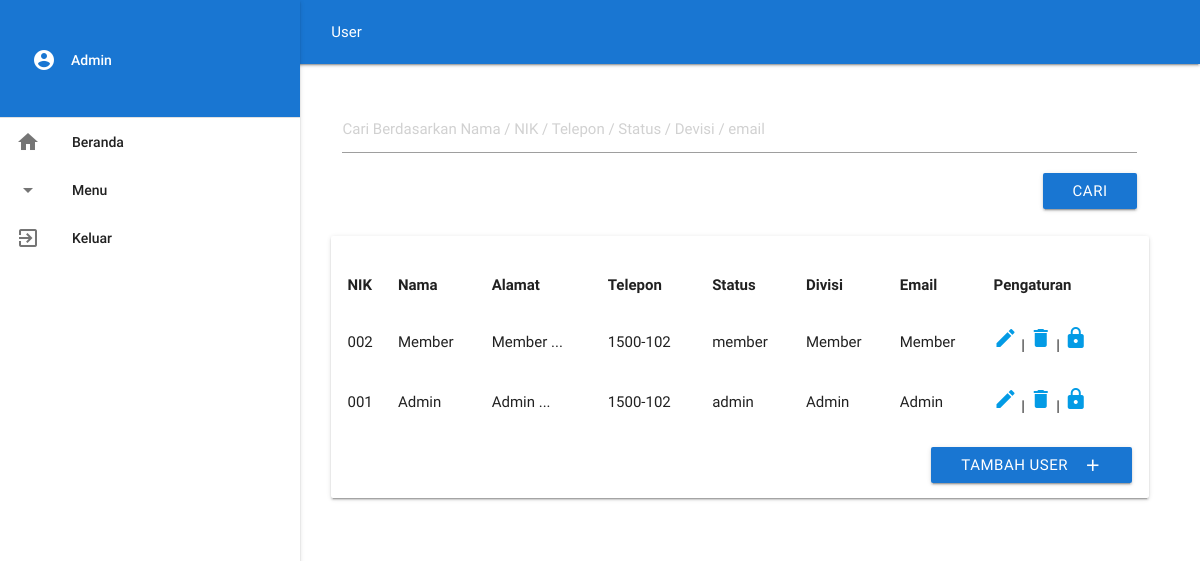
Page /admin/user.php (signed in) on the committed database.
### tables this page shows
CREATE TABLE `users` (
  `id` int(11) NOT NULL,
  `nik` varchar(100) NOT NULL,
  `nama` varchar(100) NOT NULL,
  `alamat` varchar(200) NOT NULL,
  `telepon` varchar(100) NOT NULL,
  `username` varchar(100) NOT NULL,
  `password` varchar(100) NOT NULL,
  `level` enum('admin','member') NOT NULL DEFAULT 'member',
  `divisi` varchar(100) NOT NULL,
  `email` varchar(100) NOT NULL
);

### admin/user.php (the view, shortened to what this page needs)
<?php session_start();
include_once("../config.php");
$result = mysqli_query($koneksi, "SELECT * FROM users ORDER BY nik DESC");
$nama = ( isset($_SESSION['user']) ) ? $_SESSION['user'] : '';
?>
<!DOCTYPE html>
<html>
<head>
    <link href="../fonts/material.css" rel="stylesheet">
    <link type="text/css" rel="stylesheet" href="../css/materialize.min.css"  media="screen,projection"/>
</head>
<body>
	<div class="row">
		<header>
	        <nav class="row top-nav blue darken-2">
	    		<div class="container">
	    			<div class="col offset-l2 nav-wrapper">
	    				<a class="page-title">User</a>
	    			</div>
	    		</div>
			</nav>
			<ul id="slide-out" class="side-nav fixed">
	            <li class="no-padding">
		            <ul class="collapsible collapsible-accordion">
		                <li>
		                	<div class="user-view">
		                    	<div class="background" style="margin-bottom:-15%;">
		                    		<img src="../images/logincok.png">
		                    	</div>
		                		<span class="white-text name"><?php echo $nama; ?><i class="material-icons left">account_circle</i></span>
		                	</div>
		                </li>
		                <li><div class="divider" style="margin-top:15%;"></div></li>
		                <li><a href="index.php" class="collapsible-header">Beranda<i class="material-icons">home</i></a></li>
		                <li>
		                	<a class="collapsible-header">Menu<i class="material-icons">arrow_drop_down</i></a>
		                </li>
		                <li><a href="../logout.php" class="collapsible-header">Keluar<i class="material-icons">exit_to_app</i></a></li>
		            </ul>
	            </li>
	        </ul>
		</header>
		<main>
			<div class="row container">
				<div class="col s12 m12 l12 offset-l2"> <br>
					<div class="col s12 m12 l12">
						<form name="cari" method="post" action="cari-user.php" class="row">
	                    	<div class="e-input-field col s12 m12 l12">
	                    		<input type="text" name="cari" placeholder="Cari Berdasarkan Nama / NIK / Telepon / Status / Devisi / email" class="validate" required title="Cari User">
	                    		<input type="submit" name="cari2" value="cari" class="btn right blue darken-2">
	                    	</div>
						</form>
					</div>
					<div class="col s12 m12 l12 card-panel z-depth"> <br>
						<table class="highlight">
							<tr>
								<th>NIK</th>
								<th>Nama</th>
								<th>Alamat</th>
								<th>Telepon</th>
								<th>Status</th>
								<th>Divisi</th>
								<th>Email</th>
								<th>Pengaturan</th>
				            </tr>
							<?php
							while($user_data = mysqli_fetch_array($result)) {
			                    $test = $user_data['nama'];
				                echo "<tr>";
				                echo "<td> <h6>".$user_data['nik']."</h6></td>";
				                echo "<td> <h6>".$user_data['nama']."</h6> </td>";
				                $lenght = 15;
				                $alamat = $user_data['alamat'];
				                echo "<td> <h6>".substr($alamat, 0, $lenght).' ...'."</h6> </td>";
				                echo "<td><h6>".$user_data['telepon']."</h6></td>";
			                    echo "<td><h6>".$user_data['level']."</h6></td>";
			                    echo "<td><h6>".$user_data['divisi']."</h6></td>";
			                    echo "<td><h6>".$user_data['email']." </h6></td>";
				                echo "<td> <a href='edit-user.php?id=$user_data[id]' style='text-decoration: none;'><i class='material-icons' title='Edit $test'>mode_edit</i></a> | <a data-id='1' class='hapus' href='delete.php?id=$user_data[id]' style='text-decoration: none;'><i class='material-icons' title='Hapus $test'>delete</i></a> | <a href='edit-password.php?id=$user_data[id]' style='text-decoration: none;'><i class='material-icons' title='Ganti Kata Sandi $test'>lock</i></a> </td></tr>";
				            }
							?>
						</table>
						<table>
							<tr>
				            	<td colspan='9'>
				            		<a href='tambah-user.php' class="right waves-effect waves-light btn blue darken-2">Tambah User<i class="material-icons right">add</i></a>
				            	</td>
				            </tr>
						</table>
					</div>
				</div>
			</div>
		</main>
	</div>
</body>
</html>

### rows in the picture
users: nik "002", nama "Member", alamat "Member", telepon "1500-102", level "member", divisi "Member", email "Member"
users: nik "001", nama "Admin", alamat "Admin", telepon "1500-102", level "admin", divisi "Admin", email "Admin"

### other values in the picture
$nama "Admin"
